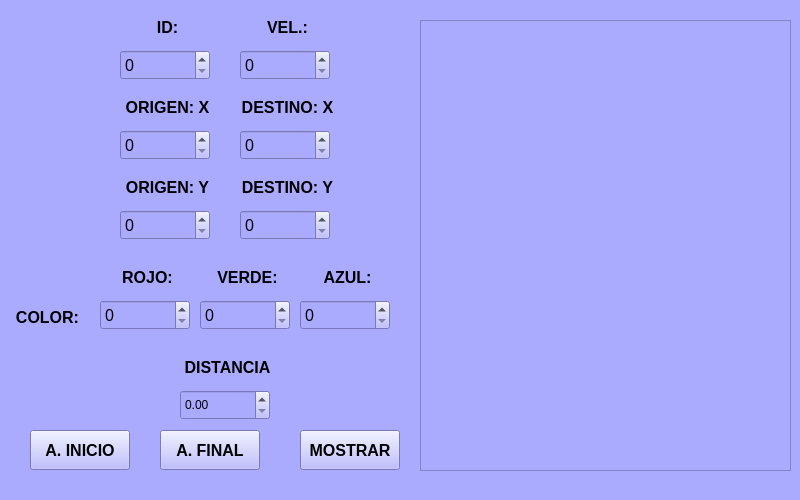
<?xml version="1.0" encoding="UTF-8"?>
<ui version="4.0">
 <class>MainWindow</class>
 <widget class="QMainWindow" name="MainWindow">
  <property name="geometry">
   <rect>
    <x>0</x>
    <y>0</y>
    <width>800</width>
    <height>500</height>
   </rect>
  </property>
  <property name="minimumSize">
   <size>
    <width>500</width>
    <height>500</height>
   </size>
  </property>
  <property name="maximumSize">
   <size>
    <width>800</width>
    <height>500</height>
   </size>
  </property>
  <property name="windowTitle">
   <string>MainWindow</string>
  </property>
  <widget class="QWidget" name="centralwidget">
   <widget class="QWidget" name="widget" native="true">
    <property name="geometry">
     <rect>
      <x>0</x>
      <y>0</y>
      <width>800</width>
      <height>500</height>
     </rect>
    </property>
    <property name="sizePolicy">
     <sizepolicy hsizetype="Preferred" vsizetype="Preferred">
      <horstretch>0</horstretch>
      <verstretch>0</verstretch>
     </sizepolicy>
    </property>
    <property name="minimumSize">
     <size>
      <width>500</width>
      <height>500</height>
     </size>
    </property>
    <property name="maximumSize">
     <size>
      <width>800</width>
      <height>500</height>
     </size>
    </property>
    <property name="styleSheet">
     <string notr="true">background-color: rgb(170, 170, 255);</string>
    </property>
    <widget class="QLabel" name="labelColorVerde">
     <property name="geometry">
      <rect>
       <x>200</x>
       <y>260</y>
       <width>95</width>
       <height>35</height>
      </rect>
     </property>
     <property name="font">
      <font>
       <family>Arial</family>
       <pointsize>12</pointsize>
       <weight>75</weight>
       <bold>true</bold>
      </font>
     </property>
     <property name="text">
      <string>VERDE:</string>
     </property>
     <property name="alignment">
      <set>Qt::AlignCenter</set>
     </property>
    </widget>
    <widget class="QSpinBox" name="id">
     <property name="geometry">
      <rect>
       <x>120</x>
       <y>50</y>
       <width>90</width>
       <height>30</height>
      </rect>
     </property>
     <property name="font">
      <font>
       <family>Arial</family>
       <pointsize>12</pointsize>
      </font>
     </property>
     <property name="cursor">
      <cursorShape>PointingHandCursor</cursorShape>
     </property>
     <property name="wrapping">
      <bool>false</bool>
     </property>
     <property name="maximum">
      <number>9999</number>
     </property>
    </widget>
    <widget class="QLabel" name="labelCOLOR">
     <property name="geometry">
      <rect>
       <x>0</x>
       <y>300</y>
       <width>95</width>
       <height>35</height>
      </rect>
     </property>
     <property name="font">
      <font>
       <family>Arial</family>
       <pointsize>12</pointsize>
       <weight>75</weight>
       <bold>true</bold>
      </font>
     </property>
     <property name="text">
      <string>COLOR:</string>
     </property>
     <property name="alignment">
      <set>Qt::AlignCenter</set>
     </property>
    </widget>
    <widget class="QLabel" name="labelColorRojo">
     <property name="geometry">
      <rect>
       <x>100</x>
       <y>260</y>
       <width>95</width>
       <height>35</height>
      </rect>
     </property>
     <property name="font">
      <font>
       <family>Arial</family>
       <pointsize>12</pointsize>
       <weight>75</weight>
       <bold>true</bold>
      </font>
     </property>
     <property name="text">
      <string>ROJO:</string>
     </property>
     <property name="alignment">
      <set>Qt::AlignCenter</set>
     </property>
    </widget>
    <widget class="QSpinBox" name="destinoY">
     <property name="geometry">
      <rect>
       <x>240</x>
       <y>210</y>
       <width>90</width>
       <height>30</height>
      </rect>
     </property>
     <property name="font">
      <font>
       <family>Arial</family>
       <pointsize>12</pointsize>
      </font>
     </property>
     <property name="cursor">
      <cursorShape>PointingHandCursor</cursorShape>
     </property>
     <property name="wrapping">
      <bool>false</bool>
     </property>
     <property name="maximum">
      <number>500</number>
     </property>
    </widget>
    <widget class="QSpinBox" name="rojo">
     <property name="geometry">
      <rect>
       <x>100</x>
       <y>300</y>
       <width>90</width>
       <height>30</height>
      </rect>
     </property>
     <property name="font">
      <font>
       <family>Arial</family>
       <pointsize>12</pointsize>
      </font>
     </property>
     <property name="cursor">
      <cursorShape>PointingHandCursor</cursorShape>
     </property>
     <property name="wrapping">
      <bool>false</bool>
     </property>
     <property name="maximum">
      <number>255</number>
     </property>
    </widget>
    <widget class="QLabel" name="labelVELOCIDAD">
     <property name="geometry">
      <rect>
       <x>240</x>
       <y>10</y>
       <width>95</width>
       <height>35</height>
      </rect>
     </property>
     <property name="font">
      <font>
       <family>Arial</family>
       <pointsize>12</pointsize>
       <weight>75</weight>
       <bold>true</bold>
      </font>
     </property>
     <property name="text">
      <string>VEL.:</string>
     </property>
     <property name="alignment">
      <set>Qt::AlignCenter</set>
     </property>
    </widget>
    <widget class="QLabel" name="labelORIGEN_X">
     <property name="geometry">
      <rect>
       <x>120</x>
       <y>90</y>
       <width>95</width>
       <height>35</height>
      </rect>
     </property>
     <property name="font">
      <font>
       <family>Arial</family>
       <pointsize>12</pointsize>
       <weight>75</weight>
       <bold>true</bold>
      </font>
     </property>
     <property name="text">
      <string>ORIGEN: X</string>
     </property>
     <property name="alignment">
      <set>Qt::AlignCenter</set>
     </property>
    </widget>
    <widget class="QSpinBox" name="velocidad">
     <property name="geometry">
      <rect>
       <x>240</x>
       <y>50</y>
       <width>90</width>
       <height>30</height>
      </rect>
     </property>
     <property name="font">
      <font>
       <family>Arial</family>
       <pointsize>12</pointsize>
      </font>
     </property>
     <property name="cursor">
      <cursorShape>PointingHandCursor</cursorShape>
     </property>
     <property name="wrapping">
      <bool>false</bool>
     </property>
     <property name="maximum">
      <number>9999</number>
     </property>
    </widget>
    <widget class="QSpinBox" name="destinoX">
     <property name="geometry">
      <rect>
       <x>240</x>
       <y>130</y>
       <width>90</width>
       <height>30</height>
      </rect>
     </property>
     <property name="font">
      <font>
       <family>Arial</family>
       <pointsize>12</pointsize>
      </font>
     </property>
     <property name="cursor">
      <cursorShape>PointingHandCursor</cursorShape>
     </property>
     <property name="wrapping">
      <bool>false</bool>
     </property>
     <property name="maximum">
      <number>500</number>
     </property>
    </widget>
    <widget class="QLabel" name="labelDESTINO_X">
     <property name="geometry">
      <rect>
       <x>240</x>
       <y>90</y>
       <width>95</width>
       <height>35</height>
      </rect>
     </property>
     <property name="font">
      <font>
       <family>Arial</family>
       <pointsize>12</pointsize>
       <weight>75</weight>
       <bold>true</bold>
      </font>
     </property>
     <property name="text">
      <string>DESTINO: X</string>
     </property>
     <property name="alignment">
      <set>Qt::AlignCenter</set>
     </property>
    </widget>
    <widget class="QLabel" name="labelID">
     <property name="geometry">
      <rect>
       <x>120</x>
       <y>10</y>
       <width>95</width>
       <height>35</height>
      </rect>
     </property>
     <property name="font">
      <font>
       <family>Arial</family>
       <pointsize>12</pointsize>
       <weight>75</weight>
       <bold>true</bold>
      </font>
     </property>
     <property name="text">
      <string>ID:</string>
     </property>
     <property name="alignment">
      <set>Qt::AlignCenter</set>
     </property>
    </widget>
    <widget class="QLabel" name="labelColorAzul">
     <property name="geometry">
      <rect>
       <x>300</x>
       <y>260</y>
       <width>95</width>
       <height>35</height>
      </rect>
     </property>
     <property name="font">
      <font>
       <family>Arial</family>
       <pointsize>12</pointsize>
       <weight>75</weight>
       <bold>true</bold>
      </font>
     </property>
     <property name="text">
      <string>AZUL:</string>
     </property>
     <property name="alignment">
      <set>Qt::AlignCenter</set>
     </property>
    </widget>
    <widget class="QLabel" name="labelDESTINO_Y">
     <property name="geometry">
      <rect>
       <x>240</x>
       <y>170</y>
       <width>95</width>
       <height>35</height>
      </rect>
     </property>
     <property name="font">
      <font>
       <family>Arial</family>
       <pointsize>12</pointsize>
       <weight>75</weight>
       <bold>true</bold>
      </font>
     </property>
     <property name="text">
      <string>DESTINO: Y</string>
     </property>
     <property name="alignment">
      <set>Qt::AlignCenter</set>
     </property>
    </widget>
    <widget class="QSpinBox" name="verde">
     <property name="geometry">
      <rect>
       <x>200</x>
       <y>300</y>
       <width>90</width>
       <height>30</height>
      </rect>
     </property>
     <property name="font">
      <font>
       <family>Arial</family>
       <pointsize>12</pointsize>
      </font>
     </property>
     <property name="cursor">
      <cursorShape>PointingHandCursor</cursorShape>
     </property>
     <property name="wrapping">
      <bool>false</bool>
     </property>
     <property name="maximum">
      <number>255</number>
     </property>
    </widget>
    <widget class="QSpinBox" name="origenY">
     <property name="geometry">
      <rect>
       <x>120</x>
       <y>210</y>
       <width>90</width>
       <height>30</height>
      </rect>
     </property>
     <property name="font">
      <font>
       <family>Arial</family>
       <pointsize>12</pointsize>
      </font>
     </property>
     <property name="cursor">
      <cursorShape>PointingHandCursor</cursorShape>
     </property>
     <property name="wrapping">
      <bool>false</bool>
     </property>
     <property name="maximum">
      <number>500</number>
     </property>
    </widget>
    <widget class="QSpinBox" name="azul">
     <property name="geometry">
      <rect>
       <x>300</x>
       <y>300</y>
       <width>90</width>
       <height>30</height>
      </rect>
     </property>
     <property name="font">
      <font>
       <family>Arial</family>
       <pointsize>12</pointsize>
      </font>
     </property>
     <property name="cursor">
      <cursorShape>PointingHandCursor</cursorShape>
     </property>
     <property name="wrapping">
      <bool>false</bool>
     </property>
     <property name="maximum">
      <number>255</number>
     </property>
    </widget>
    <widget class="QSpinBox" name="origenX">
     <property name="geometry">
      <rect>
       <x>120</x>
       <y>130</y>
       <width>90</width>
       <height>30</height>
      </rect>
     </property>
     <property name="font">
      <font>
       <family>Arial</family>
       <pointsize>12</pointsize>
      </font>
     </property>
     <property name="cursor">
      <cursorShape>PointingHandCursor</cursorShape>
     </property>
     <property name="wrapping">
      <bool>false</bool>
     </property>
     <property name="maximum">
      <number>500</number>
     </property>
    </widget>
    <widget class="QLabel" name="labelORIGEN_Y">
     <property name="geometry">
      <rect>
       <x>120</x>
       <y>170</y>
       <width>95</width>
       <height>35</height>
      </rect>
     </property>
     <property name="font">
      <font>
       <family>Arial</family>
       <pointsize>12</pointsize>
       <weight>75</weight>
       <bold>true</bold>
      </font>
     </property>
     <property name="text">
      <string>ORIGEN: Y</string>
     </property>
     <property name="alignment">
      <set>Qt::AlignCenter</set>
     </property>
    </widget>
    <widget class="QPushButton" name="abInicio">
     <property name="geometry">
      <rect>
       <x>30</x>
       <y>430</y>
       <width>100</width>
       <height>40</height>
      </rect>
     </property>
     <property name="font">
      <font>
       <family>Arial</family>
       <pointsize>12</pointsize>
       <weight>75</weight>
       <bold>true</bold>
      </font>
     </property>
     <property name="text">
      <string>A. INICIO</string>
     </property>
    </widget>
    <widget class="QDoubleSpinBox" name="distancia">
     <property name="enabled">
      <bool>true</bool>
     </property>
     <property name="geometry">
      <rect>
       <x>180</x>
       <y>390</y>
       <width>90</width>
       <height>30</height>
      </rect>
     </property>
     <property name="decimals">
      <number>2</number>
     </property>
    </widget>
    <widget class="QLabel" name="labelDistancia">
     <property name="geometry">
      <rect>
       <x>180</x>
       <y>350</y>
       <width>95</width>
       <height>35</height>
      </rect>
     </property>
     <property name="font">
      <font>
       <family>Arial</family>
       <pointsize>12</pointsize>
       <weight>75</weight>
       <bold>true</bold>
      </font>
     </property>
     <property name="text">
      <string>DISTANCIA</string>
     </property>
     <property name="alignment">
      <set>Qt::AlignCenter</set>
     </property>
    </widget>
    <widget class="QPlainTextEdit" name="plainTextEditor">
     <property name="geometry">
      <rect>
       <x>420</x>
       <y>20</y>
       <width>371</width>
       <height>451</height>
      </rect>
     </property>
    </widget>
    <widget class="QPushButton" name="abMostrar">
     <property name="geometry">
      <rect>
       <x>300</x>
       <y>430</y>
       <width>100</width>
       <height>40</height>
      </rect>
     </property>
     <property name="font">
      <font>
       <family>Arial</family>
       <pointsize>12</pointsize>
       <weight>75</weight>
       <bold>true</bold>
      </font>
     </property>
     <property name="text">
      <string>MOSTRAR</string>
     </property>
    </widget>
    <widget class="QPushButton" name="abFinal">
     <property name="geometry">
      <rect>
       <x>160</x>
       <y>430</y>
       <width>100</width>
       <height>40</height>
      </rect>
     </property>
     <property name="font">
      <font>
       <family>Arial</family>
       <pointsize>12</pointsize>
       <weight>75</weight>
       <bold>true</bold>
      </font>
     </property>
     <property name="text">
      <string>A. FINAL</string>
     </property>
    </widget>
   </widget>
  </widget>
 </widget>
 <resources/>
 <connections/>
</ui>
